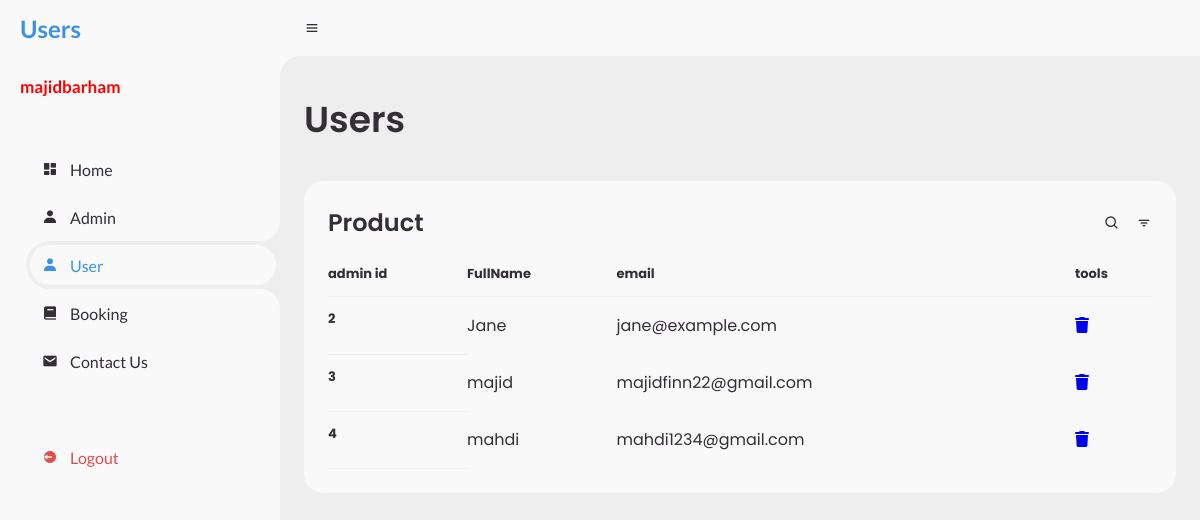
/admin/user.php (signed in), run on the app's committed database.
### tables this page shows
CREATE TABLE `user` (
  `user_id` int(11) NOT NULL,
  `FullName` varchar(50) NOT NULL,
  `email` varchar(50) NOT NULL
);

### admin/user.php (the view, shortened to what this page needs)
<?php
include '../components/connect.php';
$admin_id = $_SESSION['admin_id'];
?>
<!DOCTYPE html>
<html lang="en">
<head>
	<link rel="stylesheet" href="https://cdnjs.cloudflare.com/ajax/libs/font-awesome/6.1.1/css/all.min.css">
	<link href='https://unpkg.com/boxicons@2.0.9/css/boxicons.min.css' rel='stylesheet'>
	<link rel="stylesheet" href="style.css">
</head>
<body>
	<section id="sidebar">
		<a href="dashboard.php" class="brand">
			<span class="text text2">Users</span>
		</a>
	 <?php
      $select_accounts = $conn->prepare("SELECT * FROM `admins` WHERE admin_id = '$admin_id'");
      $select_accounts->execute();
      if($select_accounts->rowCount() > 0){
         while($fetch_accounts = $select_accounts->fetch(PDO::FETCH_ASSOC)){
   ?>
		<span class="text brand1">
			<?= $fetch_accounts['name'] ?>
		</span>
		<?php
         }}
		 ?>
			<ul class="side-menu top">
			<li >
				<a href="dashboard.php">
					<i class='bx bxs-dashboard'></i>
					<span class="text">Home</span>
				</a>
			</li>
			<li>
				<a href="admin.php">
					<i class='bx bxs-user'></i>
					<span class="text">Admin</span>
				</a>
			</li>
			<li class="active">
				<a href="user.php">
					<i class='bx bxs-user'></i>
					<span class="text">User</span>
				</a>
			</li>
			<li>
				<a href="booking.php">
					<i class='bx bxs-book'></i>
					<span class="text">Booking</span>
				</a>
			</li>
			<li>
				<a href="contact_us.php">
					<i class='bx bxs-envelope'></i>
					<span class="text">Contact Us</span>
				</a>
			</li>
		</ul>
		<ul class="side-menu">
			<li>
				<a href="../components/admin_logout.php" class="logout">
					<i class='bx bxs-log-out-circle'></i>
					<span class="text">Logout</span>
				</a>
			</li>
		</ul>
	</section>
	<section id="content">
		<nav>
			<i class='bx bx-menu'></i>
		</nav>
		<main>
			<div class="head-title">
				<div class="left">
					<h1>Users</h1>
				</div>
			</div>
			<div class="table-data">
				<div class="order">
					<div class="head">
						 <h3>Product</h3>
						<i class='bx bx-search' ></i>
						<i class='bx bx-filter' ></i>
					</div>
					<table>
						<thead>
							<tr>
								<th>admin id</th>
								<th>FullName</th>
								<th>email</th>
								<th>tools</th>
							</tr>
						</thead>
						<tbody>
							 <?php
      $select_accounts = $conn->prepare("SELECT * FROM `user`");
      $select_accounts->execute();
      if($select_accounts->rowCount() > 0){
         while($fetch_accounts = $select_accounts->fetch(PDO::FETCH_ASSOC)){
   ?>
							<tr>
							<th scope="row"><?= $fetch_accounts['user_id']; ?></th>
								<td>
									 <?= $fetch_accounts['FullName']; ?>
								</td>
								<td>
									 <?= $fetch_accounts['email']; ?>
								</td>
								<td><a href="admin.php?delete=<?= $fetch_accounts['user_id']; ?>"
										onclick="return confirm('delete this account? the user related information will also be delete!')"><i
											class="fa-solid fa-trash"></a></td>
							</tr>
							 <?php
         }
      }else{
         echo '<p class="empty">no accounts available!</p>';
      }
   ?>
						</tbody>
					</table>
				</div>
			</div>
		</main>
	</section>
</body>
</html>

### admin/style.css (style rules this page uses)
* { margin: 0; padding: 0; box-sizing: border-box; }
a { text-decoration: none; }
li { list-style: none; }
:root { --poppins: 'Poppins', sans-serif; --lato: 'Lato', sans-serif; --light: #F9F9F9; --blue: #185e5d; --light-blue: #CFE8FF; --grey: #eee; --dark-grey: #AAAAAA; --dark: #342E37; --red: #DB504A; --yellow: #FFCE26; --light-yellow: #FFF2C6; --orange: #FD7238; --light-orange: #FFE0D3; }
html { overflow-x: hidden; }
body { background: var(--grey); overflow-x: hidden; }
#sidebar { position: fixed; top: 0; left: 0; width: 280px; height: 100%; background: var(--light); z-index: 2000; font-family: var(--lato); transition: .3s ease; overflow-x: hidden; scrollbar-width: none; }
#sidebar .brand { font-size: 24px; font-weight: 700; height: 56px; display: flex; align-items: center; color: var(--blue); position: sticky; top: 0; left: 0; z-index: 500; box-sizing: content-box; }
.brand1 { font-size: 17px; font-weight: 700; color: red; padding-left: 0px; }
#sidebar .side-menu { width: 100%; margin-top: 48px; }
#sidebar .side-menu li { height: 48px; background: transparent; margin-left: 6px; border-radius: 48px 0 0 48px; padding: 4px; }
#sidebar .side-menu li.active { background: var(--grey); position: relative; }
#sidebar .side-menu li.active::before { content: ''; position: absolute; width: 40px; height: 40px; border-radius: 50%; top: -40px; right: 0; box-shadow: 20px 20px 0 var(--grey); z-index: -1; }
#sidebar .side-menu li.active::after { content: ''; position: absolute; width: 40px; height: 40px; border-radius: 50%; bottom: -40px; right: 0; box-shadow: 20px -20px 0 var(--grey); z-index: -1; }
#sidebar .side-menu li a { width: 100%; height: 100%; background: #F9F9F9; display: flex; align-items: center; border-radius: 48px; font-size: 16px; color: var(--dark); white-space: nowrap; overflow-x: hidden; }
#sidebar .side-menu.top li.active a { color: var(--blue); }
#sidebar .side-menu li a.logout { color: var(--red); }
#sidebar .side-menu li a .bx { min-width: calc(60px - ((4px + 6px) * 2)); display: flex; justify-content: center; }
#content { position: relative; width: calc(100% - 280px); left: 280px; transition: .3s ease; }
#content nav { height: 56px; background: #F9F9F9; padding: 0 24px; display: flex; align-items: center; grid-gap: 24px; font-family: var(--lato); position: sticky; top: 0; left: 0; z-index: 1000; }
#content nav::before { content: ''; position: absolute; width: 40px; height: 40px; bottom: -40px; left: 0; border-radius: 50%; box-shadow: -20px -20px 0 #F9F9F9; }
#content nav .bx.bx-menu { cursor: pointer; color: #F9F9F9; }
#content main { width: 100%; padding: 36px 24px; font-family: var(--poppins); max-height: calc(100vh - 56px); overflow-y: auto; }
#content main .head-title { display: flex; align-items: center; justify-content: space-between; grid-gap: 16px; flex-wrap: wrap; }
#content main .head-title .left h1 { font-size: 36px; font-weight: 600; margin-bottom: 10px; color: var(--dark); }
#content main .table-data { display: flex; flex-wrap: wrap; grid-gap: 24px; margin-top: 24px; width: 100%; color: var(--dark); }
#content main .table-data>div { border-radius: 20px; background: var(--light); padding: 24px; overflow-x: auto; }
#content main .table-data .head { display: flex; align-items: center; grid-gap: 16px; margin-bottom: 24px; }
#content main .table-data .head h3 { margin-right: auto; font-size: 24px; font-weight: 600; }
#content main .table-data .head .bx { cursor: pointer; }
#content main .table-data .order { flex-grow: 1; flex-basis: 500px; }
#content main .table-data .order table { width: 100%; border-collapse: collapse; }
#content main .table-data .order table th { padding-bottom: 12px; font-size: 15px; text-align: left; border-bottom: 1px solid var(--grey); }
#content main .table-data .order table td { padding: 16px 0; }

### data on the page
user: user_id "2", FullName "Jane", email "jane@example.com"
user: user_id "3", FullName "majid", email "majidfinn22@gmail.com"
user: user_id "4", FullName "mahdi", email "mahdi1234@gmail.com"

### other printed values
$fetch_accounts['name'] "majidbarham"
